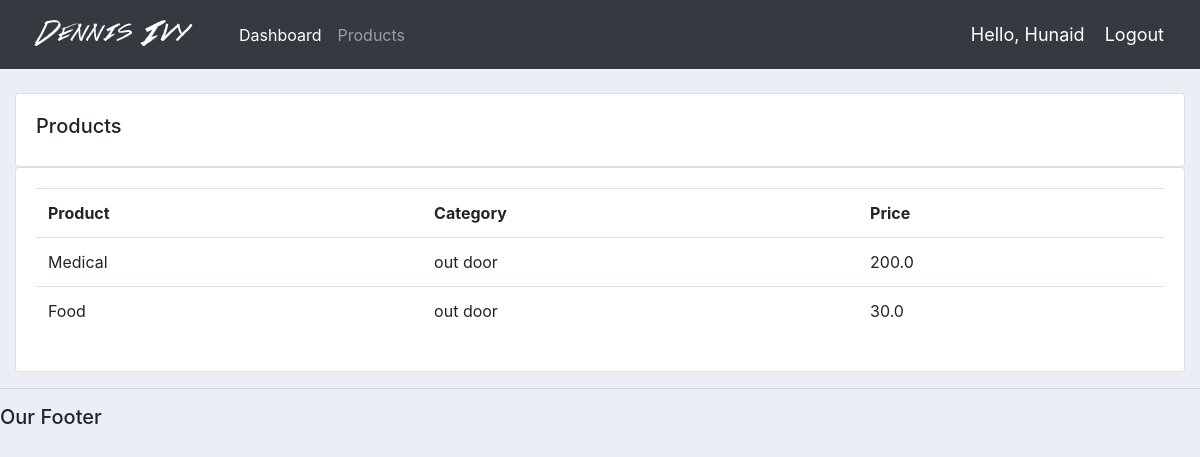
Screenshot of /products/ (signed in) with the database file from the repository.
### accounts/models.py (models this page shows, shortened)
class Products(models.Model):
    CATEGORY = (
        ('Indoor', 'Indoor'),
        ('out door', 'out door'),
    )
    name = models.CharField(null=True, max_length=200)
    price = models.FloatField(null=True)
    category = models.CharField(null=True, max_length=200,choices= CATEGORY)
    description = models.CharField(null=True, max_length=500,blank=True)
    date_created = models.DateTimeField(auto_now_add=True,null=True)
    Tags = models.ManyToManyField(Tag)

### accounts/decorators.py (the view)
        def wrapper_func(request, *args, **kwargs):
            group= None
            if request.user.groups.exists():
                group = request.user.groups.all()[0].name
            if group in allowed_roles:
                return view_func(request, *args, **kwargs)
            else:
                return HttpResponse('You are not authorized to view this page')

### accounts/views.py (called while the page is built)
@login_required(login_url= 'login')
@allowed_users(allowed_roles=['admin'])
def product(request):
    products = Products.objects.all()
    return render(request,'account/products.html',{'products': products })

### accounts/Templates/account/products.html
{% extends 'account/main.html' %}
{% block content %}
<div class="container-fluid">
		<br>
		<div class="row">
			<div class="col-md">
				<div class="card card-body">
					<h5>Products</h5>
				</div>
				<div class="card card-body">
					<table class="table">
						<tbody><tr>
							<th>Product</th>
							<th>Category</th>
							<th>Price</th>
						</tr>
						{% for i in products%}
						<tr>
							<td> {{ i.name }} </td>
							<td> {{ i.category }} </td>
							<td> {{ i.price }} </td>
						</tr>
						{% endfor %}
					</tbody></table>
				</div>
			</div>
		</div>
    </div>
{% endblock content %}

### accounts/Templates/account/navbar.html (shortened to what this page needs)
{% load static %}
<nav class="navbar navbar-expand-lg navbar-dark bg-dark">
  <a class="navbar-brand" href="#"><img src="{% static 'images/logo.png' %}" alt="not found"> </a>
  <div class="collapse navbar-collapse" id="navbarNav">
    <ul class="navbar-nav">
    {% if request.user.is_staff %}
      <li class="nav-item active">
        <a class="nav-link" href="{% url 'home' %}">Dashboard</a>
      </li>
      <li class="nav-item">
        <a class="nav-link" href="{% url 'products' %}">Products</a>
      </li>
      {% else %}
       <li class="nav-item">
        <a class="nav-link" href="{% url 'account' %}">Settings</a>
      </li>
      {% endif %}
    </ul>
  </div>
  <span class="hello-msg" >Hello, {{ request.user }} </span>
  <span><a class="hello-msg" href="{% url 'logout' %}">Logout</a></span>
</nav>

### static/css/main.css (style rules this page uses)
body { background-color: #ebeff5; }

### accounts/Templates/account/navbar.html (style rules this page uses)
.hello-msg { font-size: 18px; color: #fff; margin-right: 20px; }

### rows the page displays
Products: name "Medical", category "out door", price "200.0"
Products: name "Food", category "out door", price "30.0"

### other values shown
{{ request.user }} "Hunaid"
